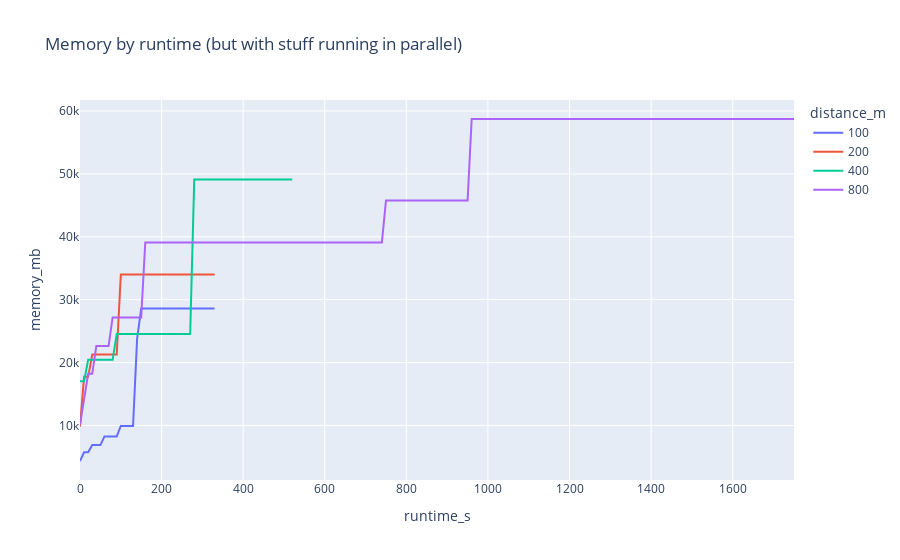

This figure's notebook cell:
### Code cell
px.line(
    df, x = "runtime_s", y = "memory_mb", color = "distance_m",
    title = "Memory by runtime (but with stuff running in parallel)"
)

### Figure 1 — Plotly figure (JSON) as saved in the notebook; plotly's stock layout.template omitted (floating-point values rounded to 4 significant figures; data arrays with more than 128 entries replaced by an {"elided": "..."} marker saying what was removed)
{"data": [{"hovertemplate": "distance_m=100<br>runtime_s=%{x}<br>memory_mb=%{y}<extra></extra>", "legendgroup": "100", "line": {"color": "#636efa", "dash": "solid"}, "marker": {"symbol": "circle"}, "mode": "lines", "name": "100", "orientation": "v", "showlegend": true, "type": "scatter", "x": [0.00272, 10.0, 20.01, 30.01, 40.01, 50.01, 60.01, 70.02, 80.02, 90.02, 100.0, 110.0, 120.0, 130.0, 140.0, 150.0, 160.0, 170.0, 180.0, 190.0, 200.0, 210.0, 220.0, 230.0, 240.0, 250.0, 260.0, 270.0, 280.0, 290.0, 300.0, 310.0, 320.0, 330.0], "xaxis": "x", "y": [4352, 5728, 5728, 6880, 6880, 6880, 8256, 8256, 8256, 8256, 9920, 9920, 9920, 9920, 23808, 28576, 28576, 28576, 28576, 28576, 28576, 28576, 28576, 28576, 28576, 28576, 28576, 28576, 28576, 28576, 28576, 28576, 28576, 28576], "yaxis": "y"}, {"hovertemplate": "distance_m=200<br>runtime_s=%{x}<br>memory_mb=%{y}<extra></extra>", "legendgroup": "200", "line": {"color": "#EF553B", "dash": "solid"}, "marker": {"symbol": "circle"}, "mode": "lines", "name": "200", "orientation": "v", "showlegend": true, "type": "scatter", "x": [0.001699, 10.0, 20.0, 30.07, 40.07, 50.07, 60.07, 70.07, 80.07, 90.07, 100.1, 110.1, 120.1, 130.1, 140.1, 150.1, 160.1, 170.1, 180.1, 190.1, 200.1, 210.1, 220.1, 230.1, 240.1, 250.1, 260.1, 270.1, 280.1, 290.1, 300.1, 310.1, 320.2, 330.2], "xaxis": "x", "y": [9824, 17728, 17728, 21280, 21280, 21280, 21280, 21280, 21280, 21280, 33984, 33984, 33984, 33984, 33984, 33984, 33984, 33984, 33984, 33984, 33984, 33984, 33984, 33984, 33984, 33984, 33984, 33984, 33984, 33984, 33984, 33984, 33984, 33984], "yaxis": "y"}, {"hovertemplate": "distance_m=400<br>runtime_s=%{x}<br>memory_mb=%{y}<extra></extra>", "legendgroup": "400", "line": {"color": "#00cc96", "dash": "solid"}, "marker": {"symbol": "circle"}, "mode": "lines", "name": "400", "orientation": "v", "showlegend": true, "type": "scatter", "x": [0.001104, 10.0, 20.0, 30.0, 40.0, 50.0, 60.0, 70.0, 80.0, 90.0, 100.0, 110.0, 120.0, 130.0, 140.0, 150.0, 160.0, 170.0, 180.0, 190.0, 200.0, 210.0, 220.0, 230.0, 240.0, 250.1, 260.1, 270.1, 280.1, 290.1, 300.1, 310.1, 320.1, 330.1, 340.1, 350.1, 360.1, 370.1, 380.1, 390.1, 400.2, 410.2, 420.2, 430.2, 440.2, 450.2, 460.2, 470.2, 480.2, 490.2, 500.3, 510.3, 520.3], "xaxis": "x", "y": [17024, 17024, 20448, 20448, 20448, 20448, 20448, 20448, 20448, 24544, 24544, 24544, 24544, 24544, 24544, 24544, 24544, 24544, 24544, 24544, 24544, 24544, 24544, 24544, 24544, 24544, 24544, 24544, 49088, 49088, 49088, 49088, 49088, 49088, 49088, 49088, 49088, 49088, 49088, 49088, 49088, 49088, 49088, 49088, 49088, 49088, 49088, 49088, 49088, 49088, 49088, 49088, 49088], "yaxis": "y"}, {"hovertemplate": "distance_m=800<br>runtime_s=%{x}<br>memory_mb=%{y}<extra></extra>", "legendgroup": "800", "line": {"color": "#ab63fa", "dash": "solid"}, "marker": {"symbol": "circle"}, "mode": "lines", "name": "800", "orientation": "v", "showlegend": true, "type": "scatter", "x": {"elided": "176 float values"}, "xaxis": "x", "y": {"elided": "176 int values"}, "yaxis": "y"}], "layout": {"legend": {"title": {"text": "distance_m"}, "tracegroupgap": 0}, "title": {"text": "Memory by runtime (but with stuff running in parallel)"}, "xaxis": {"anchor": "y", "domain": [0, 1], "title": {"text": "runtime_s"}}, "yaxis": {"anchor": "x", "domain": [0, 1], "title": {"text": "memory_mb"}}}}
